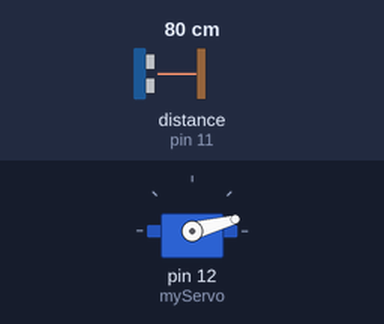
The sketch below on a simulated Arduino Uno, built with avr-gcc and run on an emulated ATmega328P. On the bench: servo. Wiring (inferred from the names in the program): ultrasonic range finder: trigger pin 10; echo pin 11. The test bench sets the inputs (shaded band); at power-on: distance to the obstacle (sensor on pin 11) 80 cm. The echo pulse lasts 58.3 µs per cm; what the sketch prints to the serial monitor is not drawn.

Above: at 0.01 s.
1.3 s: distance to the obstacle (sensor on pin 11) set to 2 cm
At 1.8 s:
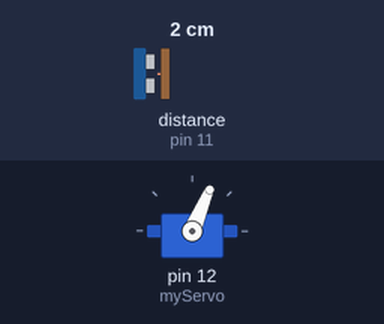
4.3 s: distance to the obstacle (sensor on pin 11) set to 299 cm
At 5.17 s:
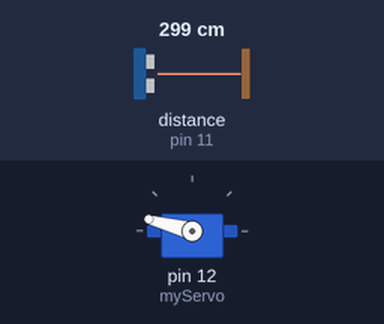
7.3 s: distance to the obstacle (sensor on pin 11) set to 4 cm
At 8.2 s:
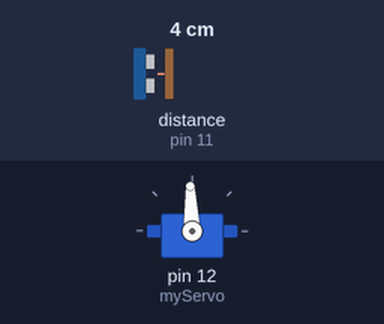
10.3 s: distance to the obstacle (sensor on pin 11) set to 35 cm
Timing chart, 0 to 14.3 s (numbered marks = the images above; inputs shaded):
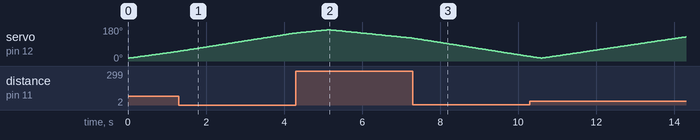

The sketch:

movimientoServo.ino
```cpp
// Incluye la librería Servo

#include <Servo.h>

// Defines Tirg y Echo del Ultrasonic Sensor

const int trigPin = 10;

const int echoPin = 11;

// Variables para la duración y distancia

long duration;

int distance;

Servo myServo; // Creas una variable servo

void setup() {

  pinMode(trigPin, OUTPUT); // Sets el trigPin como un Output

  pinMode(echoPin, INPUT); // Sets el echoPin como uun Input

  Serial.begin(9600);

  myServo.attach(12); // Defines los pines del servo

}

void loop() {

  // rotacion del servo de  15 a 165 grados

  for(int i=15;i<=165;i++){

  myServo.write(i);

  delay(30);

  distance = calculateDistance();// calcular distancia


  Serial.print(i); // (inglés)Sends the current degree into the Serial Port

  Serial.print(","); // (inglés)Sends addition character right next to the previous value needed later in the Processing IDE for indexing

  Serial.print(distance); //(inglés) Sends the distance value into the Serial Port

  Serial.print("."); // (inglés)Sends addition character right next to the previous value needed later in the Processing IDE for indexing

  }

  // repetición

  for(int i=165;i>15;i--){

  myServo.write(i);

  delay(30);

  distance = calculateDistance();

  Serial.print(i);

  Serial.print(",");

  Serial.print(distance);

  Serial.print(".");

  }

}

// calcular distancia

int calculateDistance(){


  digitalWrite(trigPin, LOW);

  delayMicroseconds(2);

  // Sets the trigPin on HIGH state for 10 micro seconds

  digitalWrite(trigPin, HIGH);

  delayMicroseconds(10);

  digitalWrite(trigPin, LOW);

  duration = pulseIn(echoPin, HIGH); // leer el echoPin, retorna la honda ultrasónica

  distance= duration*0.034/2;

  return distance;

}
```
